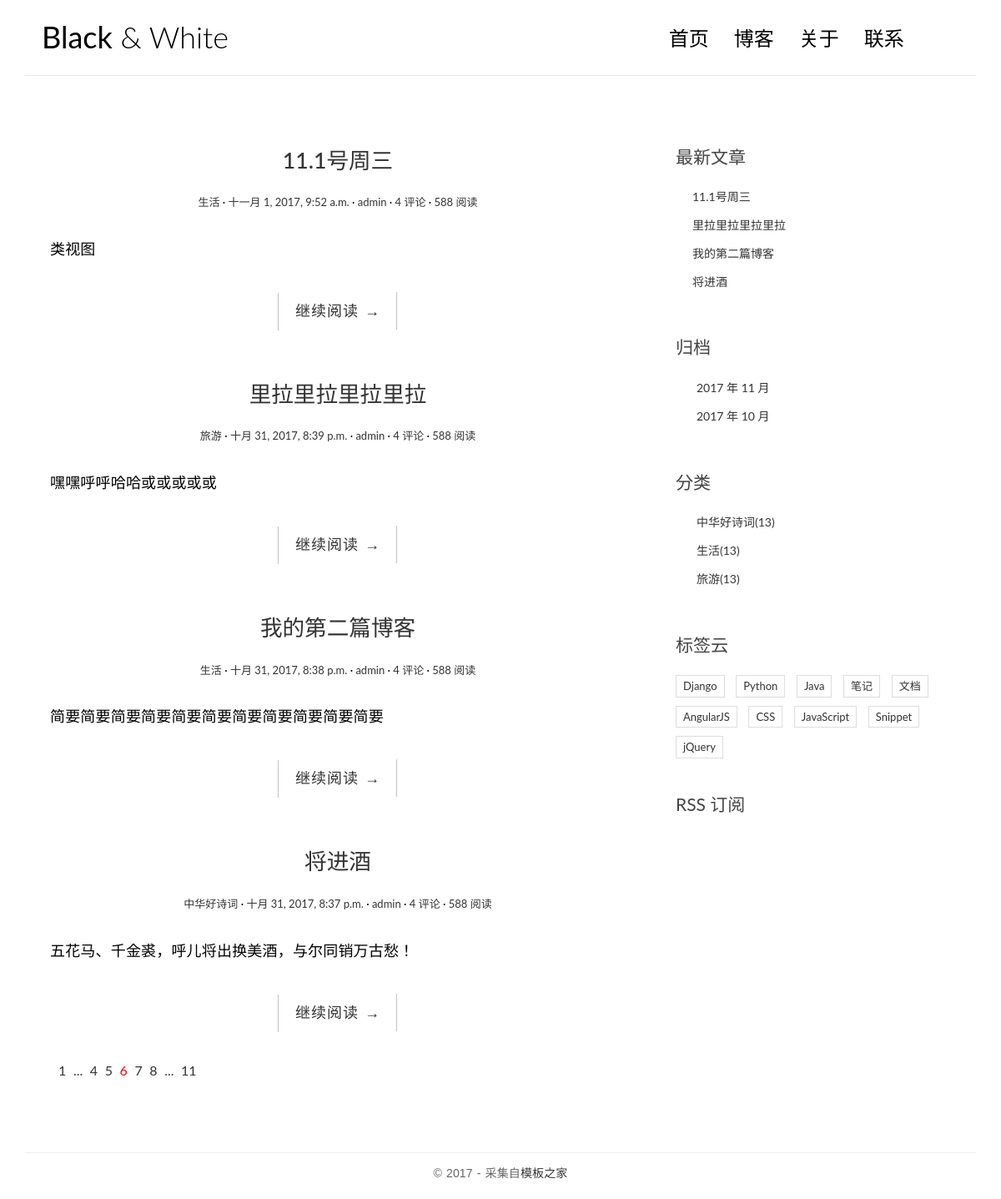
The page / on the database its author committed.
### blog/models.py (models this page shows, shortened)
class Post(models.Model):
    title = models.CharField(max_length=100)
    body = models.TextField()
    created_time = models.DateTimeField()
    modified_time = models.DateTimeField()
    excerpt = models.CharField(max_length=200,blank=True)
    category = models.ForeignKey(Category)
    tags = models.ManyToManyField(Tag,blank=True)
    author = models.ForeignKey(User)
    def get_absoulet_url(self):
        return reverse('blog:detail',kwargs={'pk': self.pk})

class Category(models.Model):
    name = models.CharField(max_length=100)
    def __str__(self):
        return self.name

### blog/views.py (the view)
# urls.py: url(r'^$',views.index,name='index'),
def index(request):
    post_list = Post.objects.all().order_by('-created_time')
    return render(request,'blog/index.html',context={'post_list':post_list})

### blog/templatetags/blog_tags.py (called while the page is built)
@register.simple_tag
def get_recent_posts(num=5):
    return Post.objects.all().order_by('-created_time')[:num]

@register.simple_tag
def archives():
    return Post.objects.dates('created_time','month',order='DESC')

@register.simple_tag
def get_categories():
    return Category.objects.all()

### templates/blog/index.html
{% extends 'base.html' %}
                {% block main %}
                {% for post in post_list %}
                <article class="post post-1">
                    <header class="entry-header">
                        <h1 class="entry-title">
                            <a href="{{ post.get_absoulet_url }}">{{ post.title }}</a>
                        </h1>
                        <div class="entry-meta">
                            <span class="post-category"><a href="#">{{ post.category }}</a></span>
                            <span class="post-date"><a href="#"><time class="entry-date"
                                                                      datetime="{{ post.created_time }}">{{ post.created_time }}</time></a></span>
                            <span class="post-author"><a href="#">{{ post.author }}</a></span>
                            <span class="comments-link"><a href="#">4 评论</a></span>
                            <span class="views-count"><a href="#">588 阅读</a></span>
                        </div>
                    </header>
                    <div class="entry-content clearfix">
                        <p>{{ post.excerpt }}</p>
                        <div class="read-more cl-effect-14">
                            <a href="{{ post.get_absoulet_url }}" class="more-link">继续阅读 <span class="meta-nav">→</span></a>
                        </div>
                    </div>
                </article>
                    {% empty %}
                        <div class="no-post">暂时还没有发布文章</div>
                {% endfor %}
                <div class="pagination">
                    <ul>
                        <li><a href="">1</a></li>
                        <li><a href="">...</a></li>
                        <li><a href="">4</a></li>
                        <li><a href="">5</a></li>
                        <li class="current"><a href="">6</a></li>
                        <li><a href="">7</a></li>
                        <li><a href="">8</a></li>
                        <li><a href="">...</a></li>
                        <li><a href="">11</a></li>
                    </ul>
                </div>
            {% endblock main %}

### templates/base.html (shortened to what this page needs)
{% load staticfiles %}
{% load blog_tags %}
<!DOCTYPE html>
<html>
<head>
    <link rel="stylesheet" href="{% static 'blog/css/bootstrap.min.css' %}">
    <link rel="stylesheet" href="http://code.ionicframework.com/ionicons/2.0.1/css/ionicons.min.css">
    <link rel="stylesheet" href="{% static 'blog/css/pace.css' %}">
    <link rel="stylesheet" href="{% static 'blog/css/custom.css' %}">
    <link rel="stylesheet" href="{% static 'blog/css/highlights/emacs.css' %}">
</head>
<body>
<div class="container">
    <header id="site-header">
        <div class="row">
            <div class="col-md-4 col-sm-5 col-xs-8">
                <div class="logo">
                    <h1><a href="index.html"><b>Black</b> &amp; White</a></h1>
                </div>
            </div>
            <div class="col-md-8 col-sm-7 col-xs-4">
                <nav class="main-nav" role="navigation">
                    <div class="collapse navbar-collapse" id="bs-example-navbar-collapse-1">
                        <ul class="nav navbar-nav navbar-right">
                            <li class="cl-effect-11"><a href="index.html" data-hover="首页">首页</a></li>
                            <li class="cl-effect-11"><a href="full-width.html" data-hover="博客">博客</a></li>
                            <li class="cl-effect-11"><a href="about.html" data-hover="关于">关于</a></li>
                            <li class="cl-effect-11"><a href="contact.html" data-hover="联系">联系</a></li>
                        </ul>
                    </div>
                </nav>
            </div>
        </div>
    </header>
</div>
<div class="content-body">
    <div class="container">
        <div class="row">
            <main class="col-md-8">
               {% block main %}
               {% endblock main %}
            </main>
            <aside class="col-md-4">
                <div class="widget widget-recent-posts">
                    <h3 class="widget-title">最新文章</h3>
                    {% get_recent_posts as recent_post_list %}
                    <ul>
                        {% for post in recent_post_list %}
                        <li>
                            <a href="{{ post.get_absoulet_url }}">{{ post.title }}</a>
                        </li>
                            {% empty %}
                                暂无文章!
                        {% endfor %}
                    </ul>
                </div>
                <div class="widget widget-archives">
                    <h3 class="widget-title">归档</h3>
                    {% archives as date_list %}
                    <ul>
                        {% for date in date_list %}
                        <li>
                            <a href="{% url 'blog:archives' date.year date.month %}">{{ date.year }} 年 {{ date.month }} 月</a>
                        </li>
                            {% empty %}
                                暂无归档!!
                        {% endfor %}
                    </ul>
                </div>
                <div class="widget widget-category">
                    <h3 class="widget-title">分类</h3>
                    {% get_categories as category_list %}
                    <ul>
                        {% for category in category_list %}
                        <li>
                            <a href="{% url 'blog:category' category.pk %}">{{ category.name }}<span class="post-count">(13)</span></a>
                        </li>
                        {% empty %}
                            暂无分类!!
                        {% endfor %}
                    </ul>
                </div>
                <div class="widget widget-tag-cloud">
                    <h3 class="widget-title">标签云</h3>
                    <ul>
                        <li>
                            <a href="#">Django</a>
                        </li>
                        <li>
                            <a href="#">Python</a>
                        </li>
                        <li>
                            <a href="#">Java</a>
                        </li>
                        <li>
                            <a href="#">笔记</a>
                        </li>
                        <li>
                            <a href="#">文档</a>
                        </li>
                        <li>
                            <a href="#">AngularJS</a>
                        </li>
                        <li>
                            <a href="#">CSS</a>
                        </li>
                        <li>
                            <a href="#">JavaScript</a>
                        </li>
                        <li>
                            <a href="#">Snippet</a>
                        </li>
                        <li>
                            <a href="#">jQuery</a>
                        </li>
                    </ul>
                </div>
                <div class="rss">
                    <a href=""> RSS 订阅</a>
                </div>
            </aside>
        </div>
    </div>
</div>
<footer id="site-footer">
    <div class="container">
        <div class="row">
            <div class="col-md-12">
                <p class="copyright">&copy 2017 - 采集自<a href="http://www.cssmoban.com/"
                                                        target="_blank" title="模板之家">模板之家</a>
                </p>
            </div>
        </div>
    </div>
</footer>
</body>
</html>

### blog/static/blog/css/custom.css (style rules this page uses)
* { outline: none; }
h1, h2, h3, h4, h5, h6 { margin-top: 0; }
b { font-weight: 400; }
a { color: #333; }
body { color: #444; font-family: 'Lato', sans-serif; }
p { font-family: 'Ubuntu', sans-serif; font-weight: 400; word-spacing: 1px; letter-spacing: 0.01em; }
#site-header { background-color: #FFF; padding: 25px 20px; margin-bottom: 40px; border-bottom: 1px solid #e7e7e7; }
.logo h1 a { color: #000; }
.logo h1 { margin: 0; font-family: 'Lato', sans-serif; font-weight: 300; }
.main-nav { margin-top: 11px; max-width: 95%; }
.main-nav a { color: #000000 !important; padding: 0 0 5px 0 !important; margin-right: 30px; font-family: 'Lato', sans-serif; font-weight: 300; font-size: 24px; }
.cl-effect-11 a { padding: 10px 0; color: #0972b4; text-shadow: none; }
.cl-effect-11 a::before { position: absolute; top: 0; left: 0; overflow: hidden; padding: 0 0 5px 0 !important; max-width: 0; border-bottom: 1px solid #000; color: #000; content: attr(data-hover); white-space: nowrap; -webkit-transition: max-width 0.5s; -moz-transition: max-width 0.5s; transition: max-width 0.5s; }
.content-body { padding-bottom: 4em; }
.post { background: #fff; padding: 30px 30px 0; }
.entry-title { text-align: center; font-size: 1.9em; margin-bottom: 20px; line-height: 1.6; padding: 10px 20px 0; }
.entry-meta { text-align: center; color: #DDDDDD; font-size: 13px; margin-bottom: 30px; }
.entry-content { font-size: 18px; line-height: 1.9; font-weight: 300; color: #000; }
.post-category::after, .post-date::after, .post-author::after, .comments-link::after { content: ' ·'; color: #000; }
.read-more { font-family: 'Ubuntu', sans-serif; font-weight: 400; word-spacing: 1px; letter-spacing: 0.01em; text-align: center; margin-top: 20px; }
.cl-effect-14 a { padding: 0 20px; height: 45px; line-height: 45px; position: relative; display: inline-block; margin: 15px 25px; letter-spacing: 1px; font-weight: 400; text-shadow: 0 0 1px rgba(255, 255, 255, 0.3); }
.cl-effect-14 a::before, .cl-effect-14 a::after { position: absolute; width: 45px; height: 1px; background: #C3C3C3; content: ''; -webkit-transition: all 0.3s; -moz-transition: all 0.3s; transition: all 0.3s; pointer-events: none; }
.cl-effect-14 a::before { top: 0; left: 0; -webkit-transform: rotate(90deg); -moz-transform: rotate(90deg); transform: rotate(90deg); -webkit-transform-origin: 0 0; -moz-transform-origin: 0 0; transform-origin: 0 0; }
.cl-effect-14 a::after { right: 0; bottom: 0; -webkit-transform: rotate(90deg); -moz-transform: rotate(90deg); transform: rotate(90deg); -webkit-transform-origin: 100% 0; -moz-transform-origin: 100% 0; transform-origin: 100% 0; }
.widget { background: #fff; padding: 30px 0 0; }
.widget-title { font-size: 1.5em; margin-bottom: 20px; line-height: 1.6; padding: 10px 0 0; font-weight: 400; }
.widget-recent-posts ul { padding: 0; margin: 0; padding-left: 20px; }
.widget-recent-posts ul li { list-style-type: none; position: relative; line-height: 170%; margin-bottom: 10px; }
.widget-recent-posts ul li::before { content: '\f3d3'; font-family: "Ionicons"; position: absolute; left: -17px; top: 3px; font-size: 16px; color: #000; }
.widget-archives ul { padding: 0; margin: 0; padding-left: 25px; }
.widget-archives ul li { list-style-type: none; position: relative; line-height: 170%; margin-bottom: 10px; }
.widget-archives ul li::before { content: '\f3f3'; font-family: "Ionicons"; position: absolute; left: -25px; top: 1px; font-size: 16px; color: #000; }
.widget-category ul { padding: 0; margin: 0; padding-left: 25px; }
.widget-category ul li { list-style-type: none; position: relative; line-height: 170%; margin-bottom: 10px; }
.widget-category ul li::before { content: '\f3fe'; font-family: "Ionicons"; position: absolute; left: -25px; top: 1px; font-size: 18px; color: #000; }
.widget-tag-cloud ul { padding: 0; margin: 0; margin-right: -10px; }
.widget-tag-cloud ul li { list-style-type: none; font-size: 13px; display: inline-block; margin-right: 10px; margin-bottom: 10px; padding: 3px 8px; border: 1px solid #ddd; }
.rss { font-size: 21px; margin-top: 30px; }
.rss a { color: #444; }
#site-footer { padding-top: 10px; padding: 0 0 1.5em 0; }
.copyright { text-align: center; padding-top: 1em; margin: 0; border-top: 1px solid #eee; color: #666; }
.pagination ul { list-style: none; }
.pagination ul li { display: inline-block; font-size: 16px; margin-right: 5px; }
.current a { color: red; }

### rows shown on the page
Post: title "11.1号周三", category "生活", created_time "十一月 1, 2017, 9:52 a.m.", author "admin", excerpt "类视图"
Post: title "里拉里拉里拉里拉", category "旅游", created_time "十月 31, 2017, 8:39 p.m.", author "admin", excerpt "嘿嘿呼呼哈哈或或或或或"
Post: title "我的第二篇博客", category "生活", created_time "十月 31, 2017, 8:38 p.m.", author "admin", excerpt "简要简要简要简要简要简要简要简要简要简要简要"
Post: title "将进酒", category "中华好诗词", created_time "十月 31, 2017, 8:37 p.m.", author "admin", excerpt "五花马、千金裘，呼儿将出换美酒，与尔同销万古愁！"
Category: name "中华好诗词"
Category: name "生活"
Category: name "旅游"

### other values the page prints
{{ date.year }} "2017" "2017"
{{ date.month }} "11" "10"
